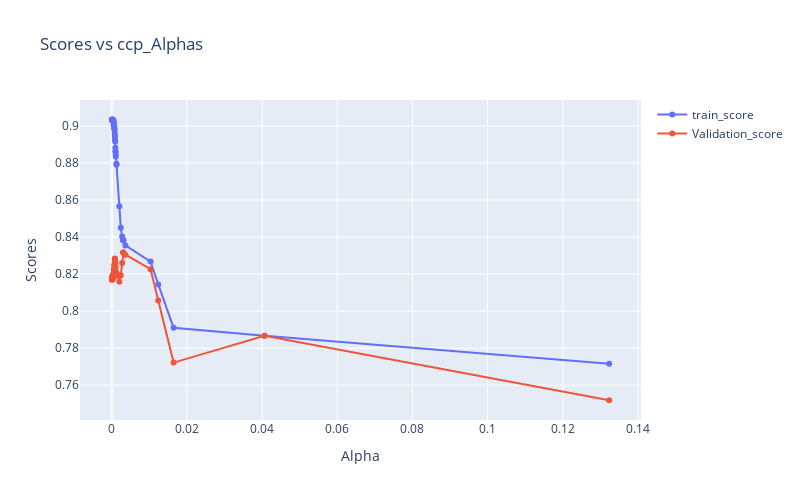

Write notebook code for a chart like this one.
### Code cell
# Create scatter plot for train and validation scores
fig = go.Figure()

fig.add_trace(go.Scatter(x=ccp_df['ccp_alphas'], y=ccp_df['train_scores'], mode='lines+markers', name='train_score'))

# Create scatter plot for training scores
fig.add_trace(go.Scatter(x=ccp_df['ccp_alphas'], y=ccp_df['val_scores'], mode='lines+markers', name='Validation_score'))


# Set plot layout
fig.update_layout(title='Scores vs ccp_Alphas',
                  height=500,
                  width=800,
                  xaxis_title='Alpha',
                  yaxis_title='Scores')

fig.show()
